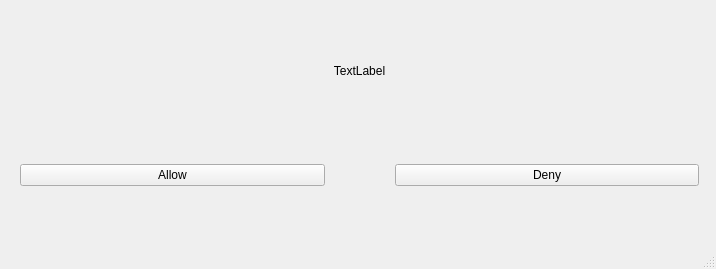
<?xml version="1.0" encoding="UTF-8"?>
<ui version="4.0">
 <class>MainWindow</class>
 <widget class="QMainWindow" name="MainWindow">
  <property name="geometry">
   <rect>
    <x>0</x>
    <y>0</y>
    <width>716</width>
    <height>269</height>
   </rect>
  </property>
  <property name="windowTitle">
   <string>MainWindow</string>
  </property>
  <widget class="QWidget" name="centralwidget">
   <widget class="QLabel" name="notification_label">
    <property name="geometry">
     <rect>
      <x>270</x>
      <y>40</y>
      <width>179</width>
      <height>61</height>
     </rect>
    </property>
    <property name="text">
     <string>TextLabel</string>
    </property>
    <property name="alignment">
     <set>Qt::AlignCenter</set>
    </property>
   </widget>
   <widget class="QWidget" name="horizontalLayoutWidget">
    <property name="geometry">
     <rect>
      <x>20</x>
      <y>140</y>
      <width>679</width>
      <height>71</height>
     </rect>
    </property>
    <layout class="QHBoxLayout" name="horizontalLayout">
     <property name="spacing">
      <number>70</number>
     </property>
     <item>
      <widget class="QPushButton" name="allowButton">
       <property name="text">
        <string>Allow</string>
       </property>
      </widget>
     </item>
     <item>
      <widget class="QPushButton" name="denyButton">
       <property name="text">
        <string>Deny</string>
       </property>
      </widget>
     </item>
    </layout>
   </widget>
  </widget>
  <widget class="QMenuBar" name="menubar">
   <property name="geometry">
    <rect>
     <x>0</x>
     <y>0</y>
     <width>716</width>
     <height>25</height>
    </rect>
   </property>
  </widget>
  <widget class="QStatusBar" name="statusbar"/>
 </widget>
 <resources/>
 <connections/>
</ui>
